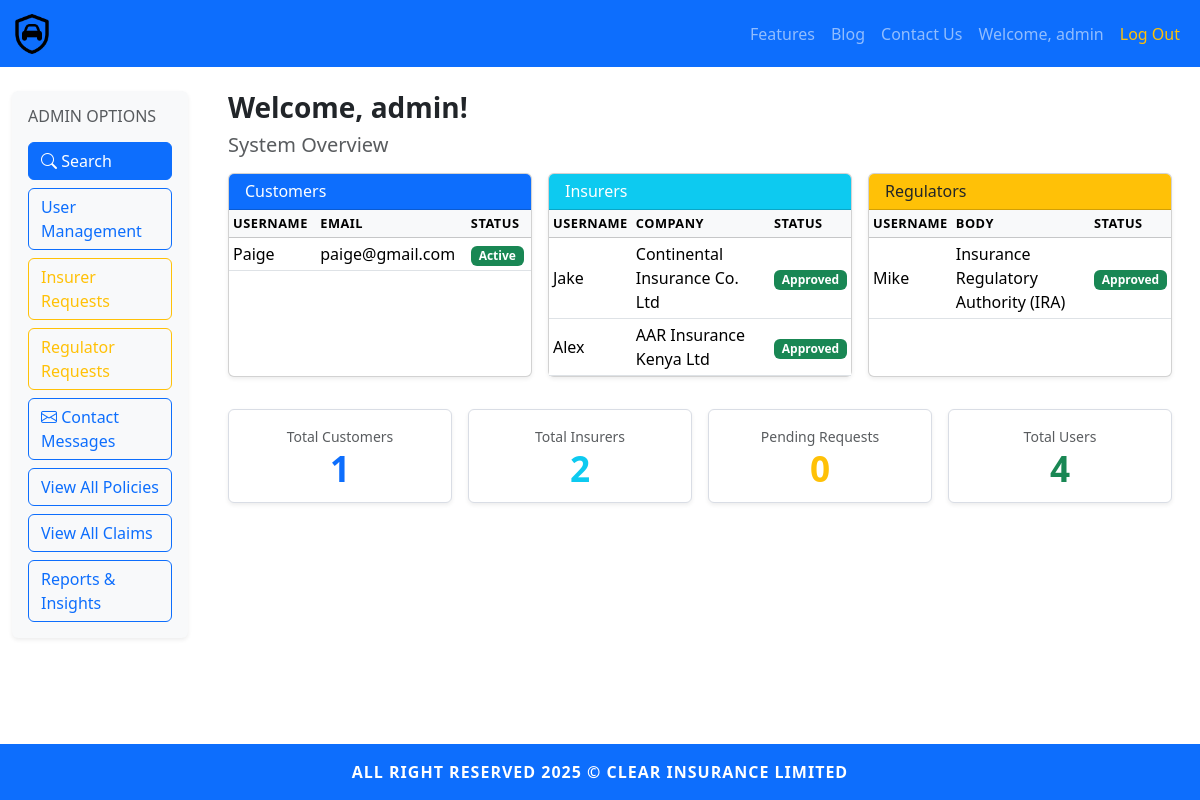
/admin/dashboard (signed in), run on an earlier commit of the app's database.
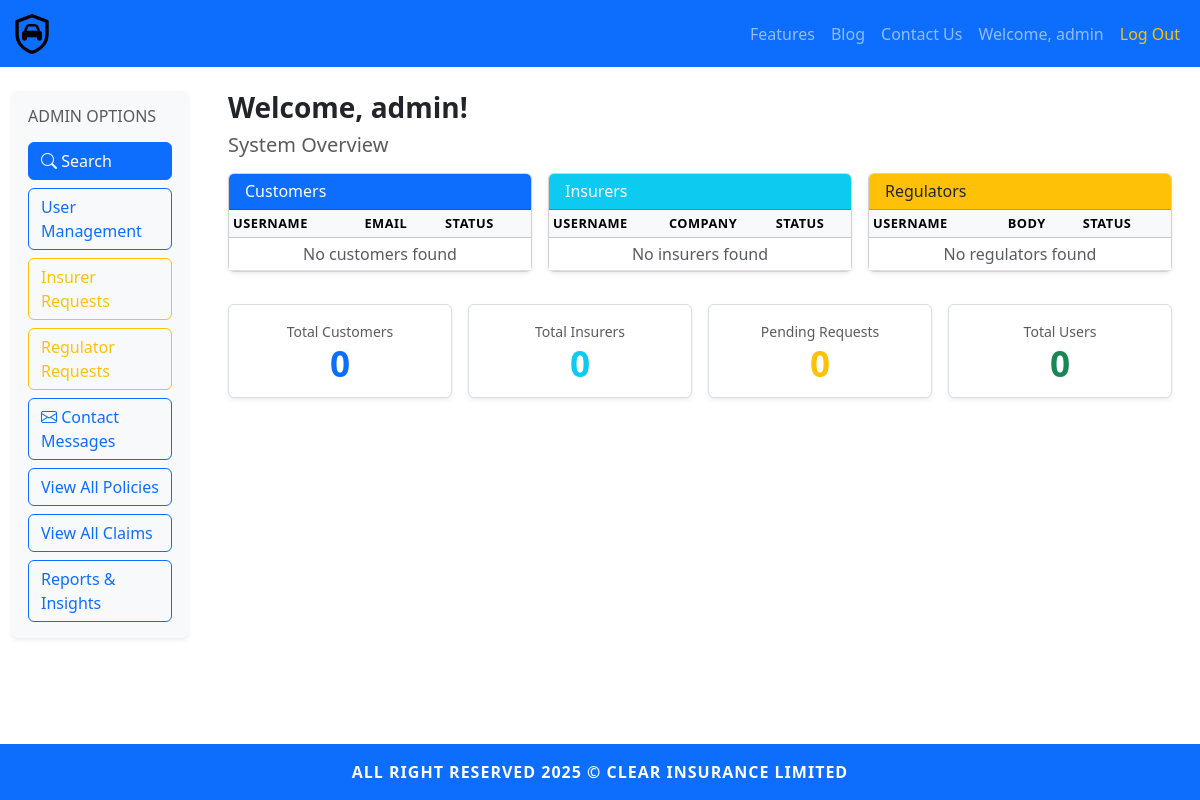
And on a later commit of the database.
### models.py (models this page shows, shortened)
class Customer(UserMixin, db.Model):
	id = db.Column(db.Integer, primary_key=True)
	username = db.Column(db.String(150), unique=True, nullable=False)
	email = db.Column(db.String(150), unique=True, nullable=False)
	password = db.Column(db.String(256), nullable=False)
	is_active = db.Column(db.Boolean, default=True, nullable=False)

class Insurer(UserMixin, db.Model):
	id = db.Column(db.Integer, primary_key=True)
	username = db.Column(db.String(150), unique=True, nullable=False)
	email = db.Column(db.String(150), unique=True, nullable=False)
	password = db.Column(db.String(256), nullable=False)
	staff_id = db.Column(db.String(50), unique=True, nullable=True)
	insurance_company_id = db.Column(db.Integer, db.ForeignKey('insurance_company.id'), nullable=True)
	is_approved = db.Column(db.Boolean, default=False, nullable=False)
	is_active = db.Column(db.Boolean, default=True, nullable=False)
	approval_date = db.Column(db.DateTime, nullable=True)

class InsuranceCompany(db.Model):
	id = db.Column(db.Integer, primary_key=True)
	name = db.Column(db.String(200), unique=True, nullable=False)
	is_active = db.Column(db.Boolean, default=True, nullable=False)
	insurers = db.relationship('Insurer', backref='company', lazy=True)

class Regulator(UserMixin, db.Model):
	id = db.Column(db.Integer, primary_key=True)
	username = db.Column(db.String(150), unique=True, nullable=False)
	email = db.Column(db.String(150), unique=True, nullable=False)
	password = db.Column(db.String(256), nullable=False)
	staff_id = db.Column(db.String(50), unique=True, nullable=True)
	regulatory_body_id = db.Column(db.Integer, db.ForeignKey('regulatory_body.id'), nullable=True)
	is_approved = db.Column(db.Boolean, default=False, nullable=False)
	is_active = db.Column(db.Boolean, default=True, nullable=False)
	approval_date = db.Column(db.DateTime, nullable=True)

class RegulatoryBody(db.Model):
	id = db.Column(db.Integer, primary_key=True)
	name = db.Column(db.String(200), unique=True, nullable=False)
	is_active = db.Column(db.Boolean, default=True, nullable=False)
	regulators = db.relationship('Regulator', backref='regulatory_body', lazy=True)

### app.py (the view)
@app.route('/admin/dashboard')
@login_required
@admin_required
def admin_dashboard():
	customers = Customer.query.all()
	insurers = Insurer.query.all()
	regulators = Regulator.query.all()
	pending_insurer_count = InsurerRequest.query.filter_by(status='pending').count()
	pending_regulator_count = RegulatorRequest.query.filter_by(status='pending').count()
	unread_messages = ContactMessage.query.filter_by(read=False).order_by(ContactMessage.submitted_at.desc()).limit(5).all()
	total_unread_messages = ContactMessage.query.filter_by(read=False).count()
	return render_template('admin/admindashboard.html',
						   customers=customers,
						   insurers=insurers,
						   regulators=regulators,
						   pending_count=pending_insurer_count,
						   pending_regulator_count=pending_regulator_count,
						   unread_messages=unread_messages,
						   total_unread_messages=total_unread_messages)

### app.py (called while the page is built)
@login_manager.user_loader
def load_user(user_id):
	if '_' not in user_id:
		return None
	user_type, user_pk = user_id.split('_', 1)
	model_map = {
		'admin': Admin,
		'customer': Customer,
		'insurer': Insurer,
		'regulator': Regulator
	}
	model = model_map.get(user_type)
	if model:
		return model.query.get(int(user_pk))
	return None

### templates/admin/admindashboard.html (shortened to what the changed rows need)
{% extends 'base.html' %}
{% block content %}
<div class="container-fluid py-4">
	<div class="row">
		<main class="col-12 col-md-9 col-lg-10">
			<div class="px-2 px-md-3">
				<div class="row g-3">
					<div class="col-12 col-lg-4">
						<div class="card shadow-sm h-100">
							<div class="card-body p-0">
								<div class="table-responsive">
									<table class="table table-sm table-hover mb-0 align-middle">
										<thead class="table-light">
											<tr>
												<th>Username</th>
												<th>Email</th>
												<th>Status</th>
											</tr>
										</thead>
										<tbody>
											{% for customer in customers %}
											<tr>
												<td>{{ customer.username }}</td>
												<td>{{ customer.email }}</td>
												<td><span class="badge bg-success">Active</span></td>
											</tr>
											{% else %}
											<tr>
												<td colspan="3" class="text-center text-muted">No customers found</td>
											</tr>
											{% endfor %}
										</tbody>
									</table>
								</div>
							</div>
						</div>
					</div>
					<div class="col-12 col-lg-4">
						<div class="card shadow-sm h-100">
							<div class="card-body p-0">
								<div class="table-responsive">
									<table class="table table-sm table-hover mb-0 align-middle">
										<thead class="table-light">
											<tr>
												<th>Username</th>
												<th>Company</th>
												<th>Status</th>
											</tr>
										</thead>
										<tbody>
											{% for insurer in insurers[:5] %}
											<tr>
												<td>{{ insurer.username }}</td>
												<td>{{ insurer.company.name if insurer.company else 'N/A' }}</td>
												<td>
													{% if insurer.is_approved %}
														<span class="badge bg-success">Approved</span>
													{% else %}
														<span class="badge bg-warning">Pending</span>
													{% endif %}
												</td>
											</tr>
											{% else %}
											<tr>
												<td colspan="3" class="text-center text-muted">No insurers found</td>
											</tr>
											{% endfor %}
										</tbody>
									</table>
								</div>
							</div>
						</div>
					</div>
					<div class="col-12 col-lg-4">
						<div class="card shadow-sm h-100">
							<div class="card-body p-0">
								<div class="table-responsive">
									<table class="table table-sm table-hover mb-0 align-middle">
										<thead class="table-light">
											<tr>
												<th>Username</th>
												<th>Body</th>
												<th>Status</th>
											</tr>
										</thead>
										<tbody>
											{% for regulator in regulators[:5] %}
											<tr>
												<td>{{ regulator.username }}</td>
												<td>{{ regulator.regulatory_body.name if regulator.regulatory_body else 'N/A' }}</td>
												<td>
													{% if regulator.is_approved %}
														<span class="badge bg-success">Approved</span>
													{% else %}
														<span class="badge bg-warning">Pending</span>
													{% endif %}
												</td>
											</tr>
											{% else %}
											<tr>
												<td colspan="3" class="text-center text-muted">No regulators found</td>
											</tr>
											{% endfor %}
										</tbody>
									</table>
								</div>
							</div>
						</div>
					</div>
				</div>
				<div class="row g-3 mt-3">
					<div class="col-6 col-md-3">
						<div class="metric-card text-center shadow-sm p-3 bg-white rounded h-100">
							<p class="text-muted mb-1 small">Total Customers</p>
							<p class="metric-value text-primary mb-0">{{ customers|length }}</p>
						</div>
					</div>
					<div class="col-6 col-md-3">
						<div class="metric-card text-center shadow-sm p-3 bg-white rounded h-100">
							<p class="text-muted mb-1 small">Total Insurers</p>
							<p class="metric-value text-info mb-0">{{ insurers|length }}</p>
						</div>
					</div>
					<div class="col-6 col-md-3">
						<div class="metric-card text-center shadow-sm p-3 bg-white rounded h-100">
							<p class="text-muted mb-1 small">Total Users</p>
							<p class="metric-value text-success mb-0">{{ customers|length + insurers|length + regulators|length }}</p>
						</div>
					</div>
				</div>
			</div>
		</main>
	</div>
</div>
{% endblock %}

What changed in the data, as far as the page shows it:
removed Customer: username "Paige", email "paige@gmail.com"
removed Insurer: username "Jake", company "Continental Insurance Co. Ltd", is_approved "Approved"
removed Insurer: username "Alex", company "AAR Insurance Kenya Ltd", is_approved "Approved"
removed Regulator: username "Mike", regulatory_body "Insurance Regulatory Authority (IRA)", is_approved "Approved"
Also different on the page:
{{ customers|length }}: "1" → "0"
{{ insurers|length }}: "2" → "0"
{{ customers|length + insurers|length + regulators|length }}: "4" → "0"
text now shown: "No customers found No insurers found No regulators found"
